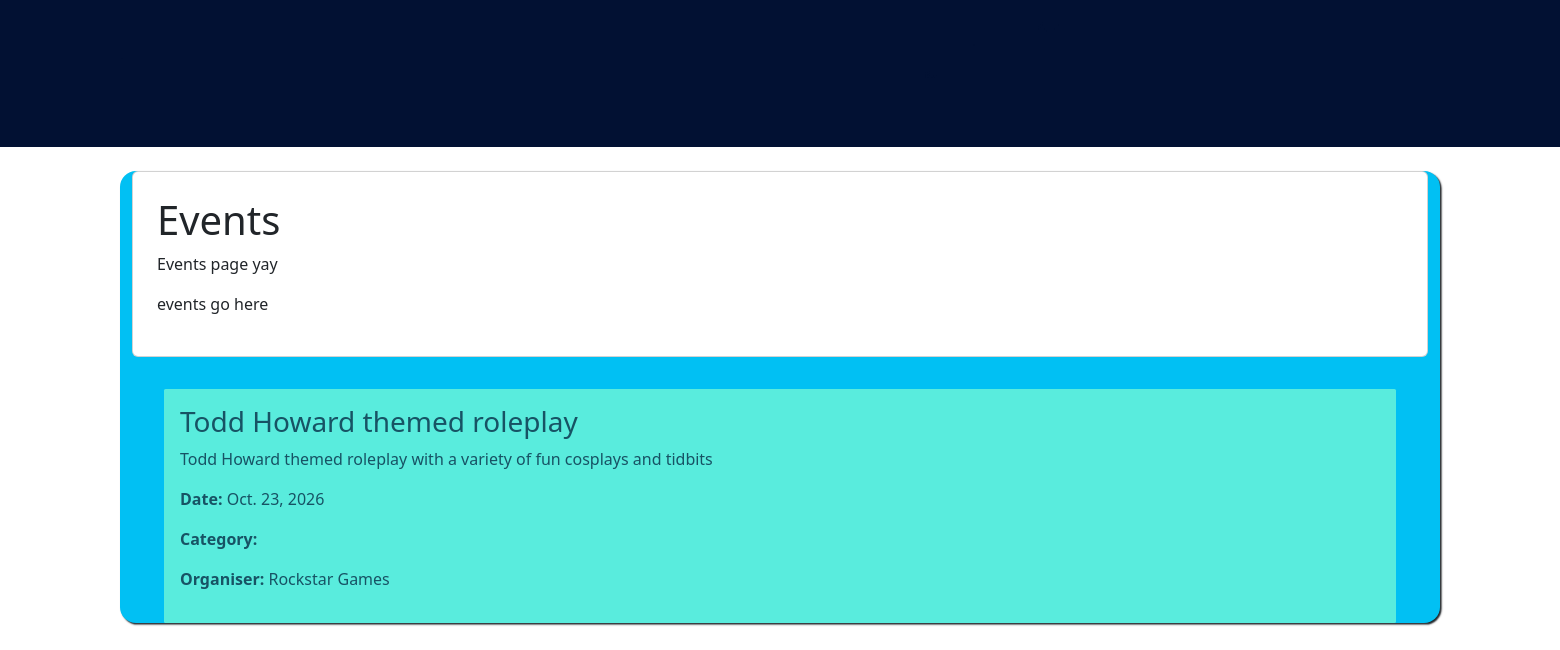
/events/ (lower part), run on an earlier commit of the app's database.
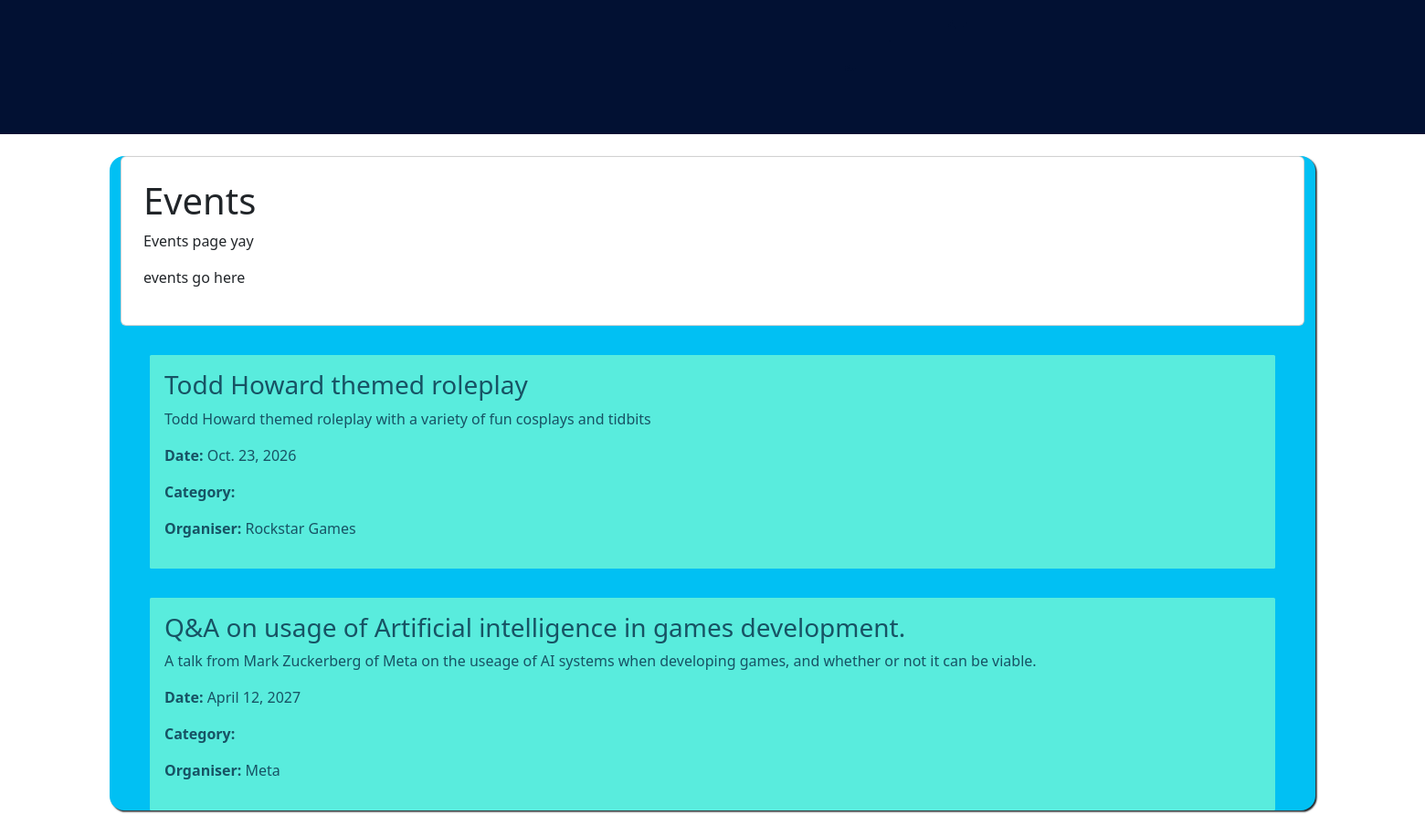
And on a later commit of the database.
### pages/models.py (models this page shows, shortened)
class Event(models.Model):
    title = models.CharField(max_length=100)
    description = models.TextField()
    event_date = models.DateField()
    location = models.CharField(max_length=100)
    catagory= models.ForeignKey(Catagory, on_delete = models.CASCADE)
    organiser= models.ForeignKey(Organisers, on_delete = models.CASCADE)

class Organisers(models.Model):
    name = models.CharField(max_length=100)
    email = models.EmailField()
    def __str__(self):
        return self.name

### pages/views.py (the view)
# urls.py: path('events/', views.event_list, name = 'events')
def event_list(request):
    events = Event.objects.all()
    return render(request, 'pages/events.html', {'events': events})

### pages/templates/pages/events.html (shortened to what this page needs)
{% extends 'pages/base.html' %}
{% block content %}
<div class="card p-4">
    <h1>Events</h1>
    <p>Events page yay</p>
    <p>events go here</p>
</div>
{% for event in events %}
<div class="event_box">
<h3>{{event.title}}</h3>
<p>{{event.description}}</p>
<p><strong>Date:</strong> {{event.event_date}}</p>
<p><strong>Category:</strong> {{event.category}}</p>
<p><strong>Organiser:</strong> {{event.organiser}}</p>
</div>
{% empty %}
<p>No events have been added yet</p>
{% endfor %}
{% endblock %}

### pages/templates/pages/base.html (shortened to what this page needs)
{% load static %}
<link rel="stylesheet" href="https://cdn.jsdelivr.net/npm/bootstrap@5/dist/css/bootstrap.min.css">
<nav class="navbar navbar-expand-lg navbar-dark navcolour">
    <a class="navbar-brand ms-4" href="{% url 'home' %}">
        <img
            src="{% static 'images/Designer.png' %}"
            alt="Home"
        >
    </a>
</nav>
<div class="container mt-4 maincolorway">
    {% block content %}
    {% endblock %}
</div>

### pages/templates/pages/events.html (style rules this page uses)
.event_box { border: 1rem; background-color: aquamarine; padding: 1rem; margin: 2rem; border-radius: 0.1rem 0.1rem 0.1rem 0.1rem; opacity: 0.7; align-items: center; }

### pages/templates/pages/base.html (style rules this page uses)
.maincolorway { background-color: #01c0f3; border-radius: 1rem 1rem 1rem 1rem; box-shadow: 0.1rem 0.1rem 0.1rem; }
.navcolour { background-color: #021133; }

What changed in the data, as far as the page shows it:
added Event: title "Q&A on usage of Artificial intelligence in games development.", description "A talk from Mark Zuckerberg of Meta on the useage of AI systems when developing games, and whether or not it can be viable.", event_date "April 12, 2027", organiser "Meta"
